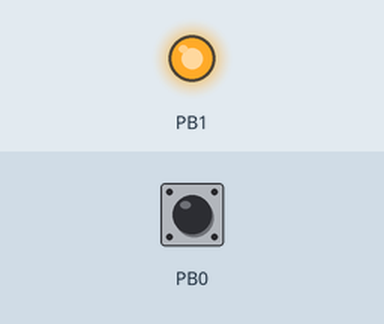
Recording of a program running on a simulated ATmega328P, built with avr-gcc and emulated at 16 MHz. On the bench: output pins drawn as LEDs (lit = HIGH). The test bench sets the inputs (shaded band); at power-on: PB0 HIGH.

Above: at 1.2 s.
1.3 s: PB0 pulled LOW for 0.15 s
At 1.37 s:
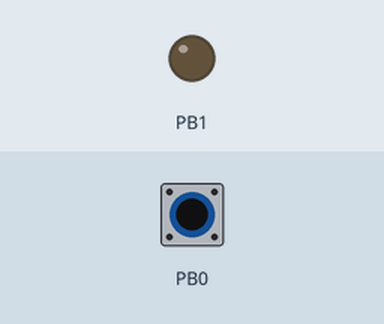
2.9 s: PB0 pulled LOW for 3.2 s
At 6.4 s:
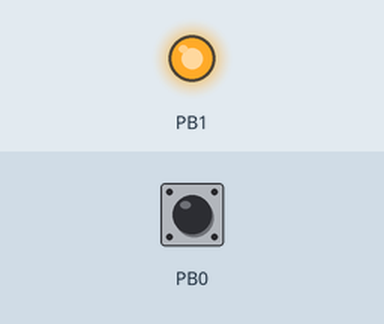
Timing chart, 0 to 7.9 s (numbered marks = the images above; inputs shaded):
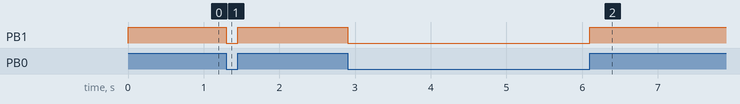

The program:

main.c
```c
/*
 * GccApplication2.c
 *
 * Created: 19/04/2023 20:30:27
 * Author : Aurelio
 */
#define F_CPU 16000000UL
#include <avr/io.h>
#include <util/delay.h>

#define  SET_BIT(VALUE,BIT)(VALUE |=(1<<BIT))
#define  CLEAR_BIT(VALUE,BIT)(VALUE &=~(1<<BIT))
#define  TOGLGLE_BIT(VALUE,BIT)(VALUE ^=(1<<BIT))
#define  GET_BIT(VALUE,BIT)((VALUE>>BIT)&1)

int main(void)
{
    DDRB= 0b00000010; //PB1 saida
	PORTB= 0b00000001; //PB0 Entrada

    while (1)
    {
		if(GET_BIT(PINB,0))
		{
			SET_BIT(PORTB,1);


		}
		else
		{

			CLEAR_BIT(PORTB,1);


		}
    }
}
```

Measured:
- after the input at 1.3 s, PB1: HIGH → LOW at once, → HIGH 0.15 s later
- after the input at 2.9 s, PB1: HIGH → LOW at once, → HIGH 3.2 s later
